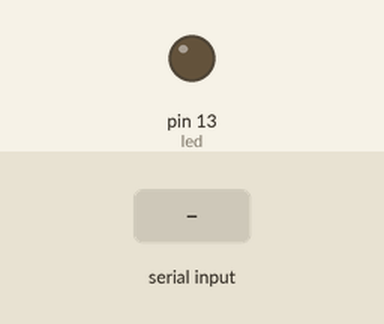
Simulated run of this sketch. Board: Arduino Uno, built with avr-gcc and run on an emulated ATmega328P. Shown: output pins drawn as LEDs (lit = HIGH). Inputs (shaded band) come from the test bench.

Above: at 1.2 s.
1.3 s: "on" received over Serial
At 3.1 s:
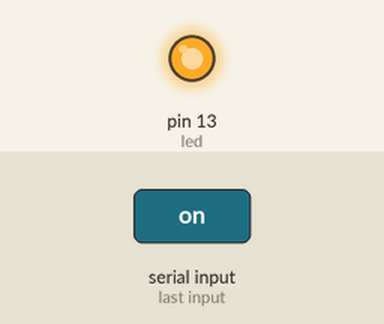
3.8 s: "off" received over Serial
At 6.2 s:
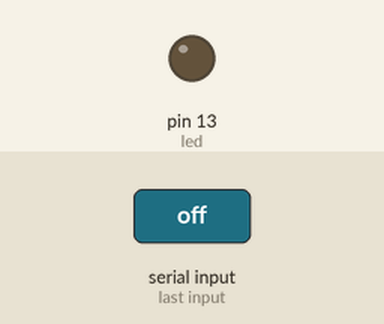
Timing chart, 0 to 7.7 s (numbered marks = the images above; inputs shaded):
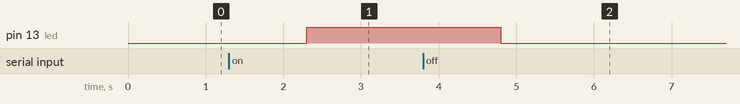

The sketch:

control-LED-using-Serial-Monitor.ino
```cpp
int led = 13;
void setup()
{
  Serial.begin(9600);
  pinMode(led, OUTPUT);
}
void loop()
{
  if(Serial.available())
  {
    String cmd = Serial.readString();
    if( cmd == "on")
       digitalWrite(led, HIGH);
    if (cmd == "off")
       digitalWrite(led, LOW);
  }
}
```

Measured:
- after the input at 1.3 s, pin 13 (led): LOW → HIGH after 1.0 s
- after the input at 3.8 s, pin 13 (led): HIGH → LOW after 1.0 s
